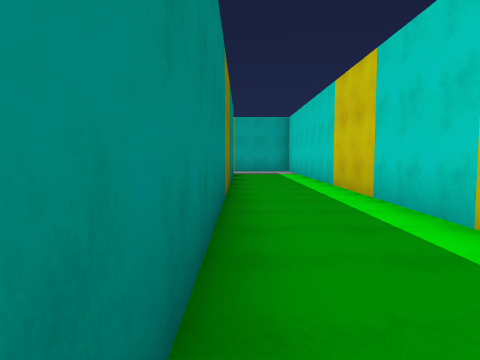
[1] (above)

17 first-person views from a walk through a scene from a Unity 3-D project. The camera is 1.4 m above the floor, tilts 4° down and sees 70° across. The floor is counted in squares, 2 m on a side. Each view is taken from the middle of a square. On the plan, view 1 faces up. The plan holds only what a view shows up to about 11 squares ahead; the rest is blank. The player is left out. Surface patterns are stand-ins for the level's own textures.

[2]
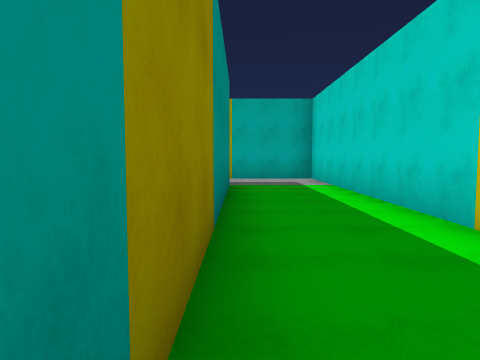

[3]
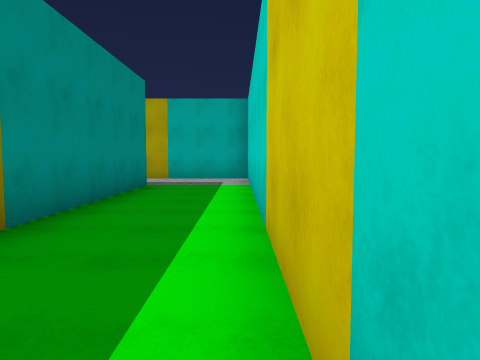

[4]
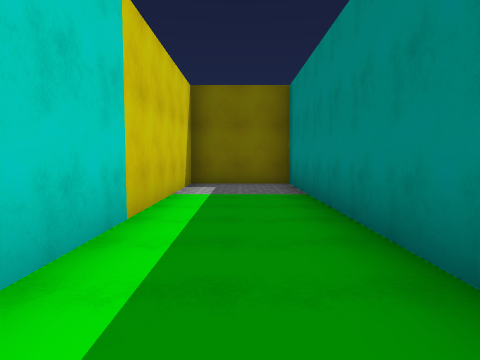

[5]
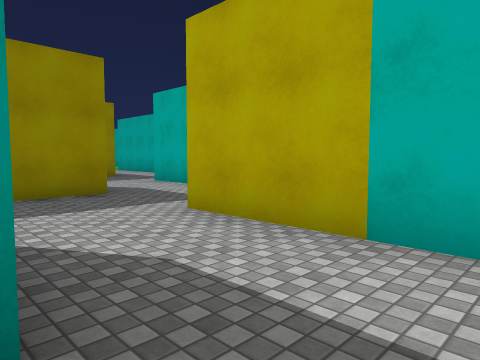

[6]
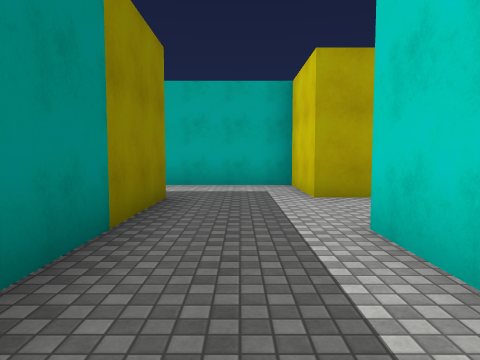

[7]
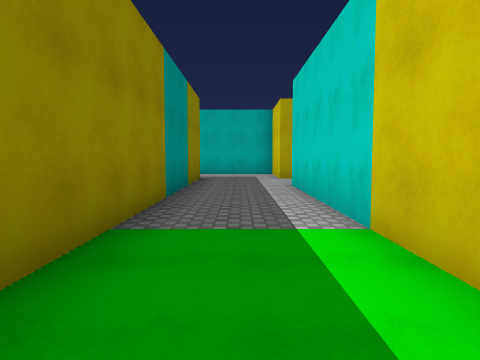

[8]
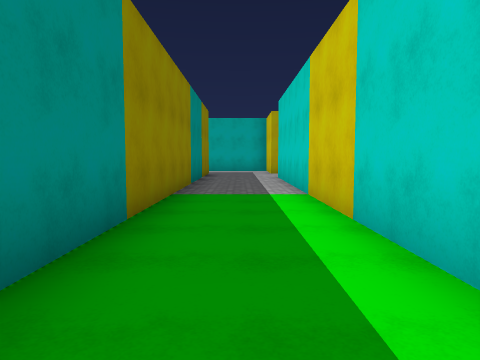

[9]
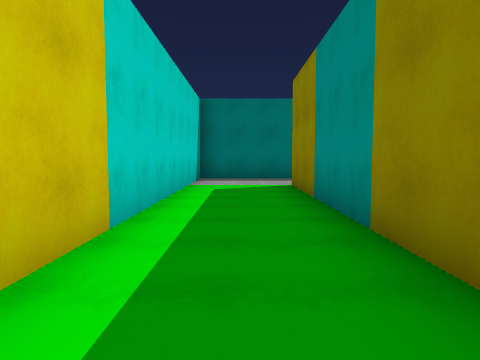

[10]
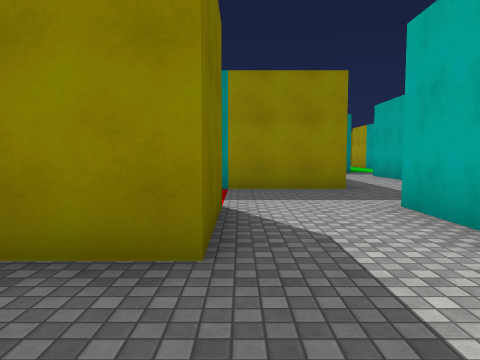

[11]
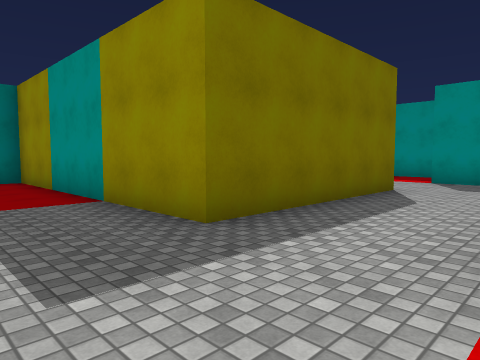

[12]
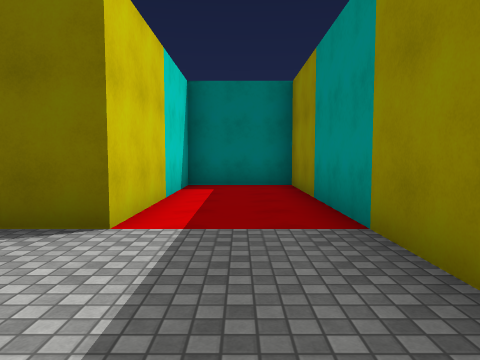

[13]
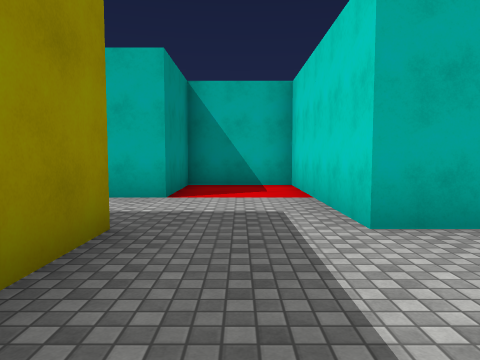

[14]
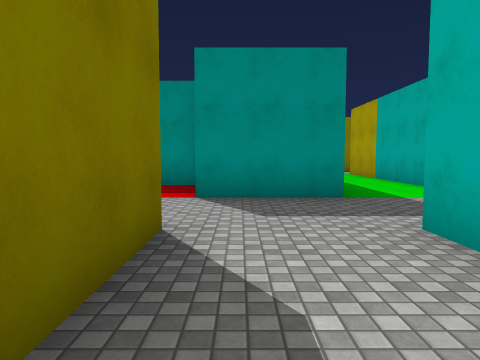

[15]
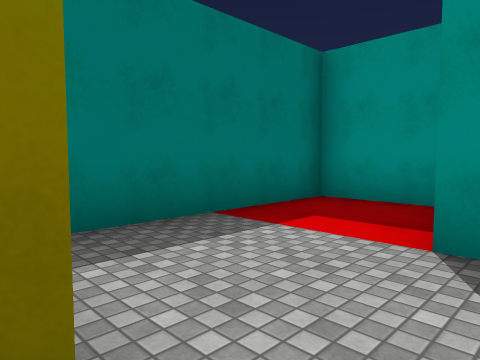

[16]
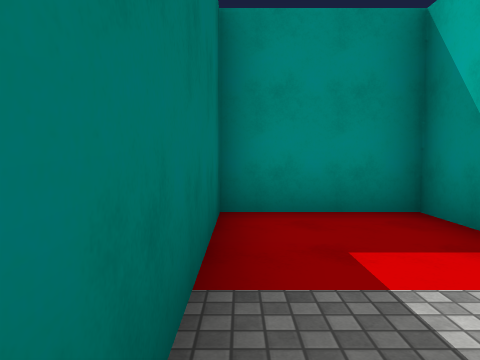

[17]
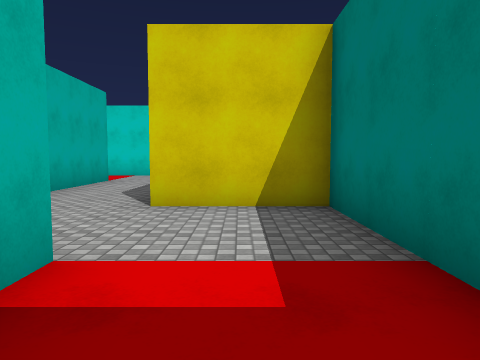

### Floor plan
Points are (right, up) in squares from view 1. A wall is a line through its corners. A room is listed if a view was taken in it or the views show most of it. See-through windows are left out.
Room 1 (views 1, 2, 3, 4, 5)
walls: (-0.2, 13.4) (-0.2, -1.7) (2.3, -1.7) (2.3, 15.8) (-2.7, 15.8)
ways out: opening at (-1.5, 14.5) to room 2
Room 2 (views 6, 7, 8, 9, 10, 11, 12, 13, 14, 15, 16, 17)
walls: (-2.7, 15.8) (-2.7, 18.3) (-7.7, 18.3) (-7.7, 23.3) (-10.3, 23.3) (-10.3, 20.8) (-15.2, 20.8); (-17.8, 20.9) (-17.8, 18.3) (-20.3, 18.3) (-20.3, 15.8) (-15.3, 15.8) (-15.3, 18.3) (-10.3, 18.3) (-10.3, 10.8) (-7.7, 10.8) (-7.7, 15.8) (-5.2, 15.8) (-5.2, 0.8); (-5.6, -1.7) (-2.7, -1.7) (-2.7, 13.2)
ways out: opening at (-1.5, 14.5) to room 1; opening at (-16.5, 20)

Where each view was taken, in squares from view 1:
view 1: 0 up, 0 right, facing up
view 2: 5 up, 0 right, facing up
view 3: 5 up, 2 right, facing up
view 4: 7 up, 1 right, facing down
view 5: 13 up, 1 right, facing up-left
view 6: 10 up, 4 left, facing up
view 7: 5 up, 4 left, facing up
view 8: 2 up, 4 left, facing up
view 9: 9 up, 4 left, facing down
view 10: 16 up, 3 left, facing left
view 11: 21 up, 8 left, facing down-left
view 12: 19 up, 9 left, facing down
view 13: 15 up, 9 left, facing up
view 14: 19 up, 12 left, facing left
view 15: 19 up, 15 left, facing down-left
view 16: 16 up, 16 left, facing left
view 17: 17 up, 20 left, facing right
